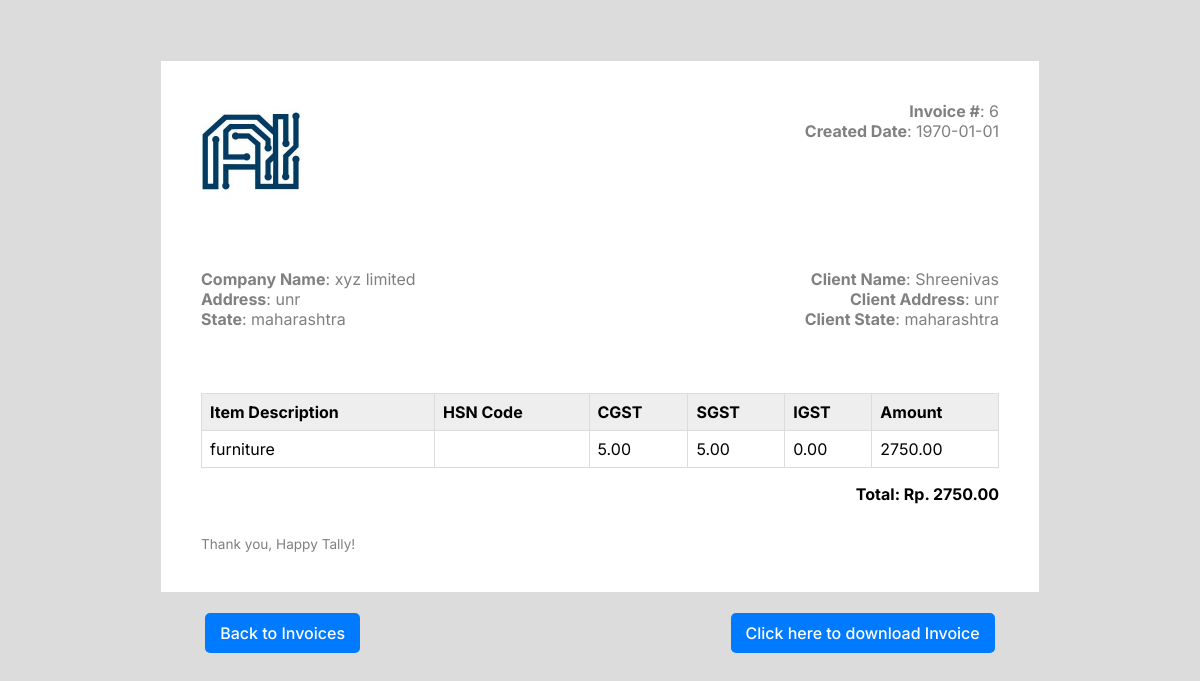
The app's page /public/display_invoice.php?id=6 (signed in) with its own data.
### tables this page shows
CREATE TABLE `tax_invoice` (
  `id` int(11) NOT NULL,
  `user_id` int(11) DEFAULT NULL,
  `name` varchar(100) DEFAULT NULL,
  `company_name` varchar(100) DEFAULT NULL,
  `address` text DEFAULT NULL,
  `state` varchar(100) DEFAULT NULL,
  `product_name` varchar(100) DEFAULT NULL,
  `price` decimal(10,2) DEFAULT NULL,
  `quantity` int(11) DEFAULT NULL,
  `gst_rate` decimal(5,2) DEFAULT NULL,
  `cgst` decimal(5,2) DEFAULT NULL,
  `sgst` decimal(5,2) DEFAULT NULL,
  `igst` decimal(5,2) DEFAULT NULL,
  `total` decimal(10,2) DEFAULT NULL,
  `date` date DEFAULT NULL,
  `hsn_code` varchar(100) DEFAULT NULL,
  `gstin` varchar(15) DEFAULT NULL
);

### public/display_invoice.php (the view, shortened to what this page needs)
<?php
require "../config/database.php";
$invoice_id = $_GET['id'];
$stmt = $pdo->prepare("SELECT * FROM tax_invoice WHERE id = ? AND user_id = ?");
$stmt->execute([$invoice_id, $_SESSION['user_id']]);
$invoice = $stmt->fetch(PDO::FETCH_ASSOC);
$itemStmt = $pdo->prepare("SELECT * FROM tax_invoice WHERE id = ?");
$itemStmt->execute([$invoice_id]);
$items = $itemStmt->fetchAll(PDO::FETCH_ASSOC);
?>
<!DOCTYPE html>
<html lang="en">
<head>
    <link rel="stylesheet" href="../css/invoice.css" />
</head>
<body>
    <section class="wrapper-invoice">
        <div class="invoice">
            <div class="invoice-information">
                <p><strong>Invoice #</strong>: <?= htmlspecialchars($invoice['id']); ?></p>
                <p><strong>Created Date</strong>: <?= htmlspecialchars(date('Y-m-d', strtotime($invoice['date']))); ?></p>
            </div>
            <div class="invoice-logo-brand">
                <img src="../ai.jfif" alt="Brand Logo" />
            </div>
            <div class="invoice-head">
                <div class="head client-info">
                    <p><strong>Company Name</strong>: <?= htmlspecialchars($invoice['company_name']); ?></p>
                    <p><strong>Address</strong>: <?= htmlspecialchars($invoice['address']); ?></p>
                    <p><strong>State</strong>: <?= htmlspecialchars($invoice['state']); ?></p>
                </div>
                <div class="head client-data">
                    <p><strong>Client Name</strong>: <?= htmlspecialchars($invoice['name']); ?></p>
                    <p><strong>Client Address</strong>: <?= htmlspecialchars($invoice['address']); ?></p>
                    <p><strong>Client State</strong>: <?= htmlspecialchars($invoice['state']); ?></p>
                </div>
            </div>
            <div class="invoice-body">
                <table class="table">
                    <thead>
                        <tr>
                            <th>Item Description</th>
                            <th>HSN Code</th>
                            <th>CGST</th>
                            <th>SGST</th>
                            <th>IGST</th>
                            <th>Amount</th>
                        </tr>
                    </thead>
                    <tbody>
                        <?php foreach ($items as $item): ?>
                        <tr>
                            <td><?= htmlspecialchars($item['product_name']); ?></td>
                            <td><?= htmlspecialchars($item['hsn_code']); ?></td>
                            <td><?= htmlspecialchars($item['cgst']); ?></td>
                            <td><?= htmlspecialchars($item['sgst']); ?></td>
                            <td><?= htmlspecialchars($item['igst']); ?></td>
                            <td><?= htmlspecialchars($item['total']); ?></td>
                        </tr>
                        <?php endforeach; ?>
                    </tbody>
                </table>
                <div class="invoice-total-amount">
                    <p>Total: Rp. <?= htmlspecialchars($invoice['total']); ?></p>
                </div>
            </div>
            <div class="invoice-footer">
                <p>Thank you, Happy Tally!</p>
            </div>
        </div>
    </section>
    <div class="invoice-actions">
        <a href="invoice_view.php">Back to Invoices</a>
        <a href="download_invoice.php?id=<?= $invoice['id']; ?>">Click here to download Invoice</a>
    </div>
</body>
</html>

### css/invoice.css (style rules this page uses)
* { margin: 0 auto; padding: 0 auto; user-select: none; }
body { padding: 20px; font-family: "Inter", -apple-system, BlinkMacSystemFont, "Segoe UI", Roboto, Oxygen, Ubuntu, Cantarell, "Open Sans", "Helvetica Neue", sans-serif; -webkit-font-smoothing: antialiased; background-color: #dcdcdc; }
.wrapper-invoice { display: flex; justify-content: center; }
.wrapper-invoice .invoice { height: auto; background: #fff; padding: 5vh; margin-top: 5vh; max-width: 110vh; width: 100%; box-sizing: border-box; border: 1px solid #dcdcdc; }
.wrapper-invoice .invoice .invoice-information { float: right; text-align: right; }
.wrapper-invoice .invoice .invoice-information p { font-size: 2vh; color: gray; }
.wrapper-invoice .invoice .invoice-logo-brand img { max-width: 100px; width: 100%; object-fit: fill; }
.wrapper-invoice .invoice .invoice-head { display: flex; margin-top: 8vh; }
.wrapper-invoice .invoice .invoice-head .head { width: 100%; box-sizing: border-box; }
.wrapper-invoice .invoice .invoice-head .client-info { text-align: left; }
.wrapper-invoice .invoice .invoice-head .client-info p { font-size: 2vh; color: gray; }
.wrapper-invoice .invoice .invoice-head .client-data { text-align: right; }
.wrapper-invoice .invoice .invoice-head .client-data p { font-size: 2vh; color: gray; }
.wrapper-invoice .invoice .invoice-body { margin-top: 8vh; }
.wrapper-invoice .invoice .invoice-body .table { border-collapse: collapse; width: 100%; }
.wrapper-invoice .invoice .invoice-body .table thead tr th { font-size: 2vh; border: 1px solid #dcdcdc; text-align: left; padding: 1vh; background-color: #eeeeee; }
.wrapper-invoice .invoice .invoice-body .table tbody tr td { font-size: 2vh; border: 1px solid #dcdcdc; text-align: left; padding: 1vh; background-color: #fff; }
.wrapper-invoice .invoice .invoice-body .table tbody tr td:nth-child(2) { text-align: right; }
.wrapper-invoice .invoice .invoice-body .invoice-total-amount { margin-top: 1rem; }
.wrapper-invoice .invoice .invoice-body .invoice-total-amount p { font-weight: bold; color: "#0F172A"; text-align: right; font-size: 2vh; }
.wrapper-invoice .invoice .invoice-footer { margin-top: 4vh; }
.wrapper-invoice .invoice .invoice-footer p { font-size: 1.7vh; color: gray; }
.invoice-actions { display: flex; justify-content: space-between; margin-top: 20px; }
.invoice-actions a { background-color: #007bff; color: white; padding: 10px 15px; text-decoration: none; border-radius: 5px; transition: background-color 0.3s, transform 0.2s; font-weight: 500; }

### records on screen
tax_invoice: id "6", date "1970-01-01", company_name "xyz limited", address "unr", state "maharashtra", name "Shreenivas", product_name "furniture", cgst "5.00", sgst "5.00", igst "0.00", total "2750.00"
